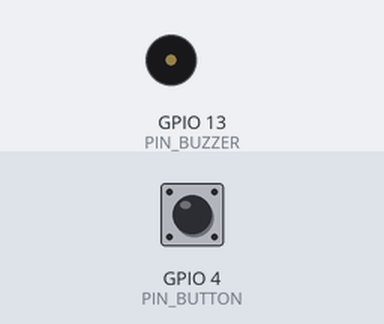
Bench run of a program on a simulated ESP32. Shown: buzzer (waves = sounding, pin HIGH). Inputs (shaded band) come from the test bench; at power-on: GPIO 4 (PIN_BUTTON) HIGH.

Above: at 1.2 s.
1.3 s: GPIO 4 (PIN_BUTTON) pulled LOW for 0.15 s
At 1.37 s:
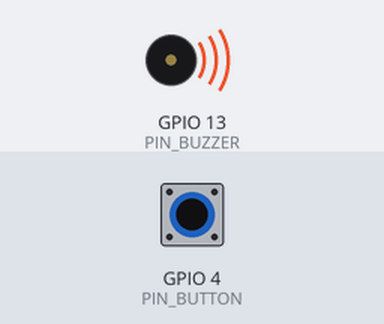
2.9 s: GPIO 4 (PIN_BUTTON) pulled LOW for 3.2 s
At 7.0 s:
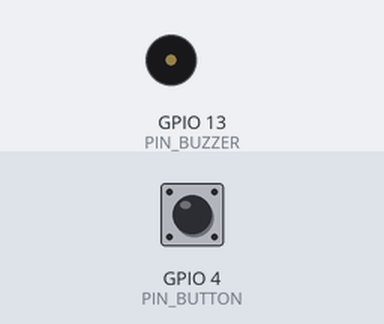
Timing chart, 0 to 8.5 s (numbered marks = the images above; inputs shaded):
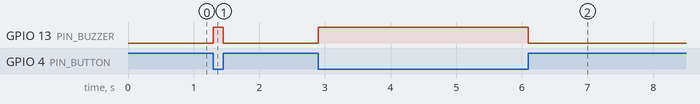

Measured:
- after the input at 1.3 s, GPIO 13 (PIN_BUZZER): LOW → HIGH at once, → LOW 0.15 s later
- after the input at 2.9 s, GPIO 13 (PIN_BUZZER): LOW → HIGH at once, → LOW 3.2 s later

The program:

main.cpp
```cpp
#include <Arduino.h>
#define PIN_BUZZER 13   // Pino do buzzer ativo
#define PIN_BUTTON 4   // Pino do botão de de entrada -> através dele saberemos se devemos ativar o transistor

void setup() {

  pinMode(PIN_BUZZER, OUTPUT);    // circuito do buzzer gera o sinal de saída com base no funcionamento de outro circuito (o circuito de entrada)

  pinMode(PIN_BUTTON, INPUT);     // circuito da chave recebe o sinal de entrada (pressionamento do botão) e com base nisso define o nível de tensão como low(botão pressionado -> gera curto) ou high

}

void loop(){

  if(digitalRead(PIN_BUTTON) == LOW) // se botão está pressionado -> buzzer é ativado
    digitalWrite(PIN_BUZZER, HIGH);

  else
    digitalWrite(PIN_BUZZER, LOW);  // caso contrário, buzzer permanece inativo
}
```
